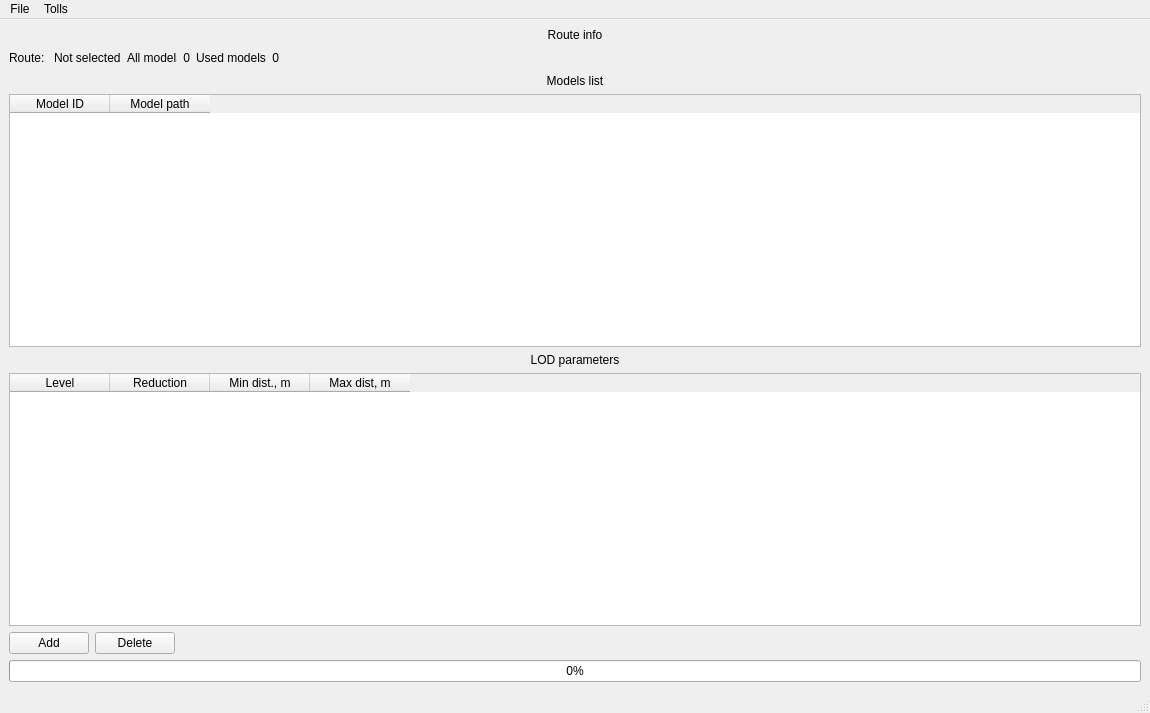
<?xml version="1.0" encoding="UTF-8"?>
<ui version="4.0">
 <class>MainWindow</class>
 <widget class="QMainWindow" name="MainWindow">
  <property name="geometry">
   <rect>
    <x>0</x>
    <y>0</y>
    <width>1150</width>
    <height>713</height>
   </rect>
  </property>
  <property name="windowTitle">
   <string>MainWindow</string>
  </property>
  <widget class="QWidget" name="centralwidget">
   <layout class="QHBoxLayout" name="horizontalLayout_4">
    <item>
     <layout class="QVBoxLayout" name="verticalLayout">
      <item>
       <layout class="QHBoxLayout" name="horizontalLayout_2">
        <item>
         <widget class="QLabel" name="label_7">
          <property name="text">
           <string>Route info</string>
          </property>
          <property name="alignment">
           <set>Qt::AlignCenter</set>
          </property>
         </widget>
        </item>
       </layout>
      </item>
      <item>
       <layout class="QHBoxLayout" name="horizontalLayout">
        <item>
         <widget class="QLabel" name="label">
          <property name="maximumSize">
           <size>
            <width>50</width>
            <height>16777215</height>
           </size>
          </property>
          <property name="text">
           <string>Route: </string>
          </property>
         </widget>
        </item>
        <item>
         <widget class="QLabel" name="label_2">
          <property name="maximumSize">
           <size>
            <width>200</width>
            <height>16777215</height>
           </size>
          </property>
          <property name="text">
           <string>Not selected</string>
          </property>
         </widget>
        </item>
        <item>
         <widget class="QLabel" name="label_3">
          <property name="maximumSize">
           <size>
            <width>50</width>
            <height>16777215</height>
           </size>
          </property>
          <property name="text">
           <string>All models: </string>
          </property>
         </widget>
        </item>
        <item>
         <widget class="QLabel" name="label_4">
          <property name="maximumSize">
           <size>
            <width>50</width>
            <height>16777215</height>
           </size>
          </property>
          <property name="text">
           <string>0</string>
          </property>
          <property name="alignment">
           <set>Qt::AlignRight|Qt::AlignTrailing|Qt::AlignVCenter</set>
          </property>
         </widget>
        </item>
        <item>
         <widget class="QLabel" name="label_5">
          <property name="maximumSize">
           <size>
            <width>70</width>
            <height>16777215</height>
           </size>
          </property>
          <property name="text">
           <string>Used models: </string>
          </property>
         </widget>
        </item>
        <item>
         <widget class="QLabel" name="label_6">
          <property name="maximumSize">
           <size>
            <width>50</width>
            <height>16777215</height>
           </size>
          </property>
          <property name="text">
           <string>0</string>
          </property>
          <property name="alignment">
           <set>Qt::AlignRight|Qt::AlignTrailing|Qt::AlignVCenter</set>
          </property>
         </widget>
        </item>
        <item>
         <spacer name="horizontalSpacer_2">
          <property name="orientation">
           <enum>Qt::Horizontal</enum>
          </property>
          <property name="sizeHint" stdset="0">
           <size>
            <width>40</width>
            <height>20</height>
           </size>
          </property>
         </spacer>
        </item>
       </layout>
      </item>
      <item>
       <widget class="QLabel" name="label_9">
        <property name="text">
         <string>Models list</string>
        </property>
        <property name="alignment">
         <set>Qt::AlignCenter</set>
        </property>
       </widget>
      </item>
      <item>
       <widget class="QTableWidget" name="twFilesList">
        <column>
         <property name="text">
          <string>Model ID</string>
         </property>
        </column>
        <column>
         <property name="text">
          <string>Model path</string>
         </property>
        </column>
       </widget>
      </item>
      <item>
       <widget class="QLabel" name="label_8">
        <property name="text">
         <string>LOD parameters</string>
        </property>
        <property name="alignment">
         <set>Qt::AlignCenter</set>
        </property>
       </widget>
      </item>
      <item>
       <widget class="QTableWidget" name="tableWidget_2">
        <column>
         <property name="text">
          <string>Level</string>
         </property>
        </column>
        <column>
         <property name="text">
          <string>Reduction</string>
         </property>
        </column>
        <column>
         <property name="text">
          <string>Min dist., m</string>
         </property>
        </column>
        <column>
         <property name="text">
          <string>Max dist, m</string>
         </property>
        </column>
       </widget>
      </item>
      <item>
       <layout class="QHBoxLayout" name="horizontalLayout_3">
        <item>
         <widget class="QPushButton" name="pushButton_2">
          <property name="text">
           <string>Add</string>
          </property>
         </widget>
        </item>
        <item>
         <widget class="QPushButton" name="pushButton">
          <property name="text">
           <string>Delete</string>
          </property>
         </widget>
        </item>
        <item>
         <spacer name="horizontalSpacer">
          <property name="orientation">
           <enum>Qt::Horizontal</enum>
          </property>
          <property name="sizeHint" stdset="0">
           <size>
            <width>40</width>
            <height>20</height>
           </size>
          </property>
         </spacer>
        </item>
       </layout>
      </item>
      <item>
       <widget class="QProgressBar" name="progressBar">
        <property name="value">
         <number>0</number>
        </property>
       </widget>
      </item>
     </layout>
    </item>
   </layout>
  </widget>
  <widget class="QMenuBar" name="menubar">
   <property name="geometry">
    <rect>
     <x>0</x>
     <y>0</y>
     <width>1150</width>
     <height>21</height>
    </rect>
   </property>
   <widget class="QMenu" name="menu">
    <property name="title">
     <string>File</string>
    </property>
    <addaction name="action"/>
    <addaction name="action_2"/>
    <addaction name="separator"/>
    <addaction name="actionQuit"/>
   </widget>
   <widget class="QMenu" name="menuTolls">
    <property name="title">
     <string>Tolls</string>
    </property>
    <addaction name="actionGenerate_LOD"/>
    <addaction name="actionClean_LOD"/>
    <addaction name="actionClean_route"/>
   </widget>
   <addaction name="menu"/>
   <addaction name="menuTolls"/>
  </widget>
  <widget class="QStatusBar" name="statusbar"/>
  <action name="action">
   <property name="text">
    <string>Open model</string>
   </property>
   <property name="shortcut">
    <string>Ctrl+O</string>
   </property>
  </action>
  <action name="action_2">
   <property name="text">
    <string>Open route</string>
   </property>
   <property name="shortcut">
    <string>Ctrl+R</string>
   </property>
  </action>
  <action name="actionQuit">
   <property name="text">
    <string>Quit</string>
   </property>
   <property name="shortcut">
    <string>Ctrl+Q</string>
   </property>
  </action>
  <action name="actionGenerate_LOD">
   <property name="text">
    <string>Generate LOD</string>
   </property>
  </action>
  <action name="actionClean_route">
   <property name="text">
    <string>Clean route</string>
   </property>
  </action>
  <action name="actionClean_LOD">
   <property name="text">
    <string>Clean LOD</string>
   </property>
  </action>
 </widget>
 <resources/>
 <connections/>
</ui>
